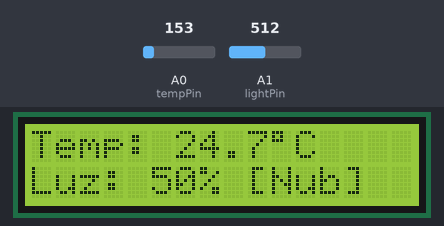
Simulated run of this sketch. Board: Arduino Uno, built with avr-gcc and run on an emulated ATmega328P. Shown: 16×2 character LCD. Inputs (shaded band) come from the test bench; at power-on: A1 (lightPin) = 512, A0 (tempPin) = 153. What the sketch prints to the serial monitor is not drawn.

Above: at 3.2 s.
3.3 s: A1 (lightPin) set to 324
At 4.6 s:
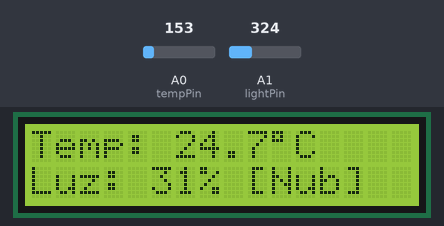
5.5 s: A1 (lightPin) set to 300
At 6.5 s:
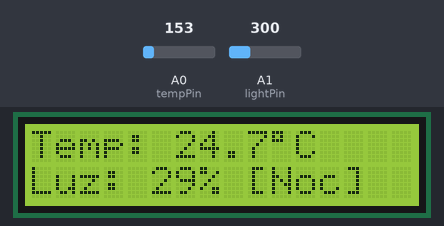
7.5 s: A1 (lightPin) set to 900
At 8.5 s:
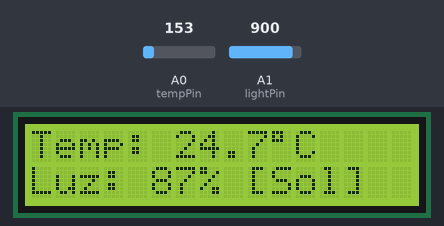
9.6 s: A0 (tempPin) set to 165
At 10.4 s:
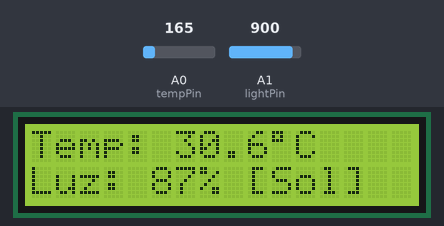
11.6 s: A0 (tempPin) set to 175
At 13.3 s:
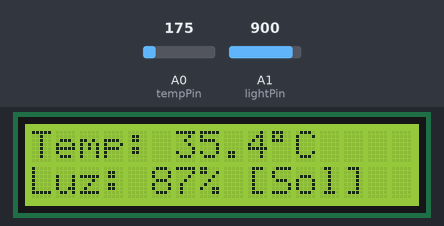
13.6 s: A0 (tempPin) set to 191
At 15.4 s:
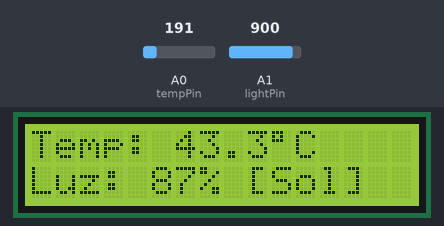
Timing chart, 0 to 16.6 s (numbered marks = the images above; inputs shaded):
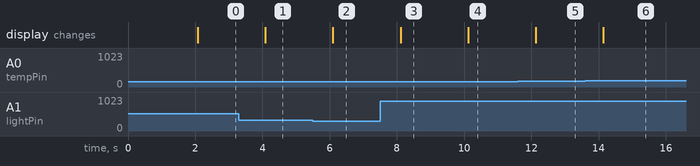

Measured:
- the behaviour switches between 318 and 317 on A1 (lightPin) (found by bisection; images 1 and 2)
- after the input at 3.3 s, the display: changes after 0.79 s (image 1)
- after the input at 5.5 s, the display: changes after 0.60 s (image 2)
- after the input at 7.5 s, the display: changes after 0.61 s (image 3)
- after the input at 9.6 s, the display: changes after 0.52 s (image 4)
- after the input at 11.6 s, the display: changes after 0.53 s (image 5)
- after the input at 13.6 s, the display: changes after 0.54 s (image 6)

The sketch:

main.ino
```cpp
#include <LiquidCrystal.h>

// Inicializar libreria con los pines de control (RS, E, D4, D5, D6, D7)
LiquidCrystal lcd(12, 11, 5, 4, 3, 2);

const int tempPin = A0;
const int lightPin = A1;

void setup() {
  lcd.begin(16, 2);
  Serial.begin(9600);

  // Pantalla de bienvenida
  lcd.setCursor(0, 0);
  lcd.print(" Estacion Meteo ");
  lcd.setCursor(0, 1);
  lcd.print(" Iniciando...   ");
  delay(2000);
  lcd.clear();
}

void loop() {
  // 1. Lectura y conversion del TMP36
  int rawTemp = analogRead(tempPin);
  float voltage = rawTemp * (5.0 / 1024.0);
  float tempC = (voltage - 0.5) * 100.0; // Conversion a Celsius

  // 2. Lectura de Luz (LDR)
  int lightValue = analogRead(lightPin);
  int lightPercentage = map(lightValue, 0, 1023, 0, 100);

  // 3. Renderizado en Pantalla LCD
  // Linea 1: Temperatura
  lcd.setCursor(0, 0);
  lcd.print("Temp: ");
  lcd.print(tempC, 1);
  lcd.print((char)223); // Simbolo de grados C
  lcd.print("C   ");

  // Linea 2: Luz / Estado
  lcd.setCursor(0, 1);
  lcd.print("Luz: ");
  lcd.print(lightPercentage);
  lcd.print("% ");

  if (lightPercentage > 70) {
    lcd.print("[Sol] ");
  } else if (lightPercentage > 30) {
    lcd.print("[Nub] ");
  } else {
    lcd.print("[Noc] ");
  }

  // Monitor Serie para debugging
  Serial.print("Temp: "); Serial.print(tempC);
  Serial.print(" C | Luz: "); Serial.print(lightPercentage); Serial.println("%");

  delay(1000);
}
```
